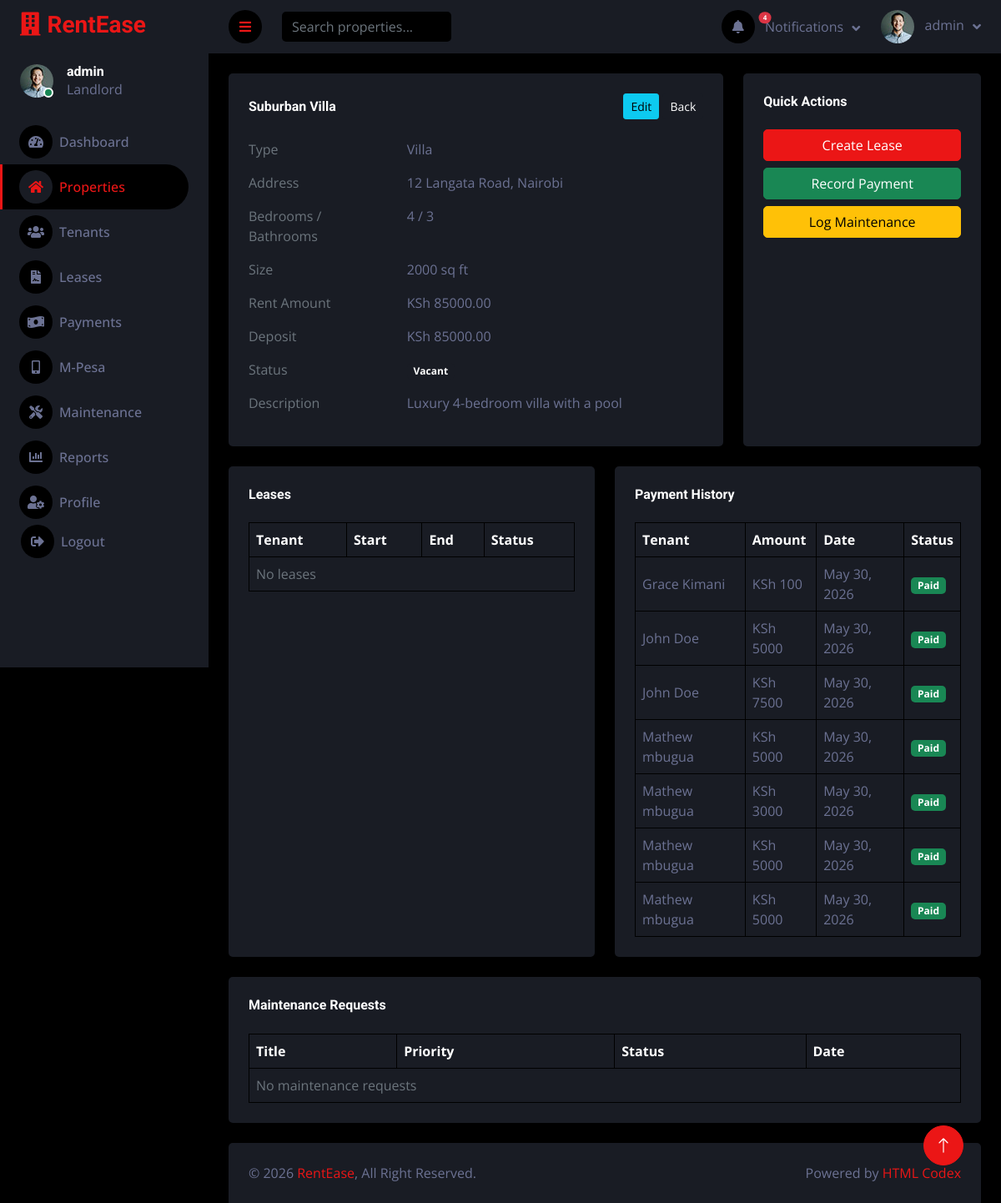
The page /properties/4/ (signed in) on the database its author committed.
### core/models.py (models this page shows, shortened)
class Property(models.Model):
    PROPERTY_TYPES = [
        ('Apartment', 'Apartment'),
        ('House', 'House'),
        ('Studio', 'Studio'),
        ('Villa', 'Villa'),
        ('Commercial', 'Commercial'),
        ('Other', 'Other'),
    ]
    STATUS_CHOICES = [
        ('occupied', 'Occupied'),
        ('vacant', 'Vacant'),
        ('under_maintenance', 'Under Maintenance'),
    ]
    name = models.CharField(max_length=200)
    property_type = models.CharField(max_length=50, choices=PROPERTY_TYPES, default='Apartment')
    address = models.TextField()
    bedrooms = models.IntegerField(default=1)
    bathrooms = models.IntegerField(default=1)
    size_sqft = models.IntegerField(default=0)
    rent_amount = models.DecimalField(max_digits=12, decimal_places=2, validators=[MinValueValidator(0)])
    deposit = models.DecimalField(max_digits=12, decimal_places=2, validators=[MinValueValidator(0)], default=0)
    status = models.CharField(max_length=50, choices=STATUS_CHOICES, default='vacant')
    description = models.TextField(blank=True)
    created_at = models.DateTimeField(auto_now_add=True)
    updated_at = models.DateTimeField(auto_now=True)
    class Meta:
        ordering = ['-created_at']
        verbose_name_plural = 'Properties'

class Payment(models.Model):
    PAYMENT_METHODS = [
        ('M-Pesa', 'M-Pesa'),
        ('Bank Transfer', 'Bank Transfer'),
        ('Cash', 'Cash'),
        ('Cheque', 'Cheque'),
        ('Other', 'Other'),
    ]
    PAYMENT_TYPES = [
        ('rent', 'Rent'),
        ('deposit', 'Deposit'),
        ('late_fee', 'Late Fee'),
        ('other', 'Other'),
    ]
    STATUS_CHOICES = [
        ('paid', 'Paid'),
        ('partial', 'Partial'),
        ('overdue', 'Overdue'),
        ('pending', 'Pending'),
    ]
    tenant = models.ForeignKey(Tenant, on_delete=models.CASCADE, related_name='payments')
    property = models.ForeignKey(Property, on_delete=models.CASCADE, related_name='payments')
    lease = models.ForeignKey(Lease, on_delete=models.CASCADE, related_name='payments', null=True, blank=True)
    amount = models.DecimalField(max_digits=12, decimal_places=2, validators=[MinValueValidator(0)])
    payment_date = models.DateField()
    due_date = models.DateField()
    method = models.CharField(max_length=50, choices=PAYMENT_METHODS, default='M-Pesa')
    reference = models.CharField(max_length=200, blank=True)
    payment_type = models.CharField(max_length=50, choices=PAYMENT_TYPES, default='rent')
    status = models.CharField(max_length=50, choices=STATUS_CHOICES, default='pending')
    notes = models.TextField(blank=True)
    created_at = models.DateTimeField(auto_now_add=True)
    class Meta:
        ordering = ['-payment_date']

class Tenant(models.Model):
    STATUS_CHOICES = [
        ('active', 'Active'),
        ('inactive', 'Inactive'),
    ]
    name = models.CharField(max_length=200)
    email = models.EmailField(unique=True)
    phone = models.CharField(max_length=50)
    id_number = models.CharField(max_length=100, blank=True)
    emergency_contact = models.CharField(max_length=50, blank=True)
    emergency_name = models.CharField(max_length=200, blank=True)
    address = models.TextField(blank=True)
    occupation = models.CharField(max_length=200, blank=True)
    notes = models.TextField(blank=True)
    status = models.CharField(max_length=50, choices=STATUS_CHOICES, default='active')
    created_at = models.DateTimeField(auto_now_add=True)
    updated_at = models.DateTimeField(auto_now=True)
    class Meta:
        ordering = ['-created_at']

### core/views.py (the view)
# urls.py: path('properties/<int:pk>/', views.property_view, name='property_view'),
@login_required
def property_view(request, pk):
    property = get_object_or_404(Property, pk=pk)
    leases = property.leases.all()
    maintenance_requests = property.maintenance_requests.all()
    payments = property.payments.all()
    return render(request, 'core/properties/view.html', {
        'property': property,
        'leases': leases,
        'maintenance_requests': maintenance_requests,
        'payments': payments,
    })

### core/templates/core/properties/view.html (shortened to what this page needs)
{% extends 'core/base.html' %}
{% block content %}
<div class="container-fluid pt-4 px-4">
    <div class="row g-4">
        <div class="col-sm-12 col-xl-8">
            <div class="bg-secondary rounded h-100 p-4">
                <div class="d-flex align-items-center justify-content-between mb-4">
                    <h6 class="mb-0">{{ property.name }}</h6>
                    <div>
                        <a href="{% url 'property_edit' property.pk %}" class="btn btn-info btn-sm">Edit</a>
                        <a href="{% url 'property_list' %}" class="btn btn-secondary btn-sm">Back</a>
                    </div>
                </div>
                <div class="row mb-3">
                    <div class="col-md-4 text-muted">Type</div>
                    <div class="col-md-8">{{ property.property_type }}</div>
                </div>
                <div class="row mb-3">
                    <div class="col-md-4 text-muted">Address</div>
                    <div class="col-md-8">{{ property.address }}</div>
                </div>
                <div class="row mb-3">
                    <div class="col-md-4 text-muted">Bedrooms / Bathrooms</div>
                    <div class="col-md-8">{{ property.bedrooms }} / {{ property.bathrooms }}</div>
                </div>
                <div class="row mb-3">
                    <div class="col-md-4 text-muted">Size</div>
                    <div class="col-md-8">{{ property.size_sqft }} sq ft</div>
                </div>
                <div class="row mb-3">
                    <div class="col-md-4 text-muted">Rent Amount</div>
                    <div class="col-md-8">KSh {{ property.rent_amount|floatformat:2 }}</div>
                </div>
                <div class="row mb-3">
                    <div class="col-md-4 text-muted">Deposit</div>
                    <div class="col-md-8">KSh {{ property.deposit|floatformat:2 }}</div>
                </div>
                <div class="row mb-3">
                    <div class="col-md-4 text-muted">Status</div>
                    <div class="col-md-8"><span class="badge bg-{% if property.status == 'occupied' %}success{% elif property.status == 'vacant' %}secondary{% else %}warning{% endif %}">{{ property.get_status_display }}</span></div>
                </div>
                {% if property.description %}
                <div class="row mb-3">
                    <div class="col-md-4 text-muted">Description</div>
                    <div class="col-md-8">{{ property.description }}</div>
                </div>
                {% endif %}
            </div>
        </div>
        <div class="col-sm-12 col-xl-4">
            <div class="bg-secondary rounded h-100 p-4">
                <h6 class="mb-4">Quick Actions</h6>
                <div class="d-grid gap-2">
                    <a href="{% url 'lease_add' %}?property={{ property.pk }}" class="btn btn-primary">Create Lease</a>
                    <a href="{% url 'payment_add' %}?property={{ property.pk }}" class="btn btn-success">Record Payment</a>
                    <a href="{% url 'maintenance_add' %}?property={{ property.pk }}" class="btn btn-warning">Log Maintenance</a>
                </div>
            </div>
        </div>
    </div>
</div>
<div class="container-fluid pt-4 px-4">
    <div class="row g-4">
        <div class="col-sm-12 col-xl-6">
            <div class="bg-secondary rounded h-100 p-4">
                <h6 class="mb-4">Leases</h6>
                <div class="table-responsive">
                    <table class="table text-start align-middle table-bordered table-hover mb-0">
                        <thead><tr class="text-white"><th>Tenant</th><th>Start</th><th>End</th><th>Status</th></tr></thead>
                        <tbody>
                            {% for l in leases %}
                            <tr>
                                <td>{{ l.tenant.name }}</td>
                                <td>{{ l.start_date }}</td>
                                <td>{{ l.end_date }}</td>
                                <td><span class="badge bg-{% if l.status == 'active' %}success{% else %}secondary{% endif %}">{{ l.get_status_display }}</span></td>
                            </tr>
                            {% empty %}<tr><td colspan="4" class="text-muted">No leases</td></tr>
                            {% endfor %}
                        </tbody>
                    </table>
                </div>
            </div>
        </div>
        <div class="col-sm-12 col-xl-6">
            <div class="bg-secondary rounded h-100 p-4">
                <h6 class="mb-4">Payment History</h6>
                <div class="table-responsive">
                    <table class="table text-start align-middle table-bordered table-hover mb-0">
                        <thead><tr class="text-white"><th>Tenant</th><th>Amount</th><th>Date</th><th>Status</th></tr></thead>
                        <tbody>
                            {% for p in payments %}
                            <tr>
                                <td>{{ p.tenant.name }}</td>
                                <td>KSh {{ p.amount|floatformat:0 }}</td>
                                <td>{{ p.payment_date }}</td>
                                <td><span class="badge bg-{% if p.status == 'paid' %}success{% elif p.status == 'overdue' %}danger{% else %}warning{% endif %}">{{ p.get_status_display }}</span></td>
                            </tr>
                            {% empty %}<tr><td colspan="4" class="text-muted">No payments</td></tr>
                            {% endfor %}
                        </tbody>
                    </table>
                </div>
            </div>
        </div>
    </div>
</div>
<div class="container-fluid pt-4 px-4">
    <div class="bg-secondary rounded h-100 p-4">
        <h6 class="mb-4">Maintenance Requests</h6>
        <div class="table-responsive">
            <table class="table text-start align-middle table-bordered table-hover mb-0">
                <thead><tr class="text-white"><th>Title</th><th>Priority</th><th>Status</th><th>Date</th></tr></thead>
                <tbody>
                    {% for m in maintenance_requests %}
                    <tr>
                        <td>{{ m.title }}</td>
                        <td><span class="badge bg-{% if m.priority == 'high' or m.priority == 'urgent' %}danger{% elif m.priority == 'medium' %}warning{% else %}info{% endif %}">{{ m.get_priority_display }}</span></td>
                        <td><span class="badge bg-{% if m.status == 'open' %}info{% elif m.status == 'in_progress' %}warning{% elif m.status == 'resolved' %}success{% else %}secondary{% endif %}">{{ m.get_status_display }}</span></td>
                        <td>{{ m.created_at|date:"M j, Y" }}</td>
                    </tr>
                    {% empty %}<tr><td colspan="4" class="text-muted">No maintenance requests</td></tr>
                    {% endfor %}
                </tbody>
            </table>
        </div>
    </div>
</div>
{% endblock %}

### core/templates/core/sidebar.html (shortened to what this page needs)
{% load static %}
<div class="sidebar pe-4 pb-3">
    <nav class="navbar bg-secondary navbar-dark">
        <a href="{% url 'dashboard' %}" class="navbar-brand mx-4 mb-3">
            <h3 class="text-primary"><i class="fa fa-building me-2"></i>RentEase</h3>
        </a>
        <div class="d-flex align-items-center ms-4 mb-4">
            <div class="position-relative">
                <img class="rounded-circle" src="{% static 'core/img/user.jpg' %}" alt="" style="width: 40px; height: 40px;">
                <div class="bg-success rounded-circle border border-2 border-white position-absolute end-0 bottom-0 p-1"></div>
            </div>
            <div class="ms-3">
                <h6 class="mb-0">{{ user.get_full_name|default:user.username }}</h6>
                <span>Landlord</span>
            </div>
        </div>
        <div class="navbar-nav w-100">
            <a href="{% url 'dashboard' %}" class="nav-item nav-link {% if request.resolver_match.url_name == 'dashboard' %}active{% endif %}">
                <i class="fa fa-tachometer-alt me-2"></i>Dashboard
            </a>
            <a href="{% url 'property_list' %}" class="nav-item nav-link {% if 'property' in request.resolver_match.url_name %}active{% endif %}">
                <i class="fa fa-home me-2"></i>Properties
            </a>
            <a href="{% url 'tenant_list' %}" class="nav-item nav-link {% if 'tenant' in request.resolver_match.url_name %}active{% endif %}">
                <i class="fa fa-users me-2"></i>Tenants
            </a>
            <a href="{% url 'lease_list' %}" class="nav-item nav-link {% if 'lease' in request.resolver_match.url_name %}active{% endif %}">
                <i class="fa fa-file-contract me-2"></i>Leases
            </a>
            <a href="{% url 'payment_list' %}" class="nav-item nav-link {% if 'payment' in request.resolver_match.url_name %}active{% endif %}">
                <i class="fa fa-money-bill-wave me-2"></i>Payments
            </a>
            <a href="{% url 'mpesa_list' %}" class="nav-item nav-link {% if 'mpesa' in request.resolver_match.url_name %}active{% endif %}">
                <i class="fa fa-mobile-alt me-2"></i>M-Pesa
            </a>
            <a href="{% url 'maintenance_list' %}" class="nav-item nav-link {% if 'maintenance' in request.resolver_match.url_name %}active{% endif %}">
                <i class="fa fa-tools me-2"></i>Maintenance
            </a>
            <a href="{% url 'reports' %}" class="nav-item nav-link {% if request.resolver_match.url_name == 'reports' %}active{% endif %}">
                <i class="fa fa-chart-bar me-2"></i>Reports
            </a>
            <a href="{% url 'profile' %}" class="nav-item nav-link {% if request.resolver_match.url_name == 'profile' %}active{% endif %}">
                <i class="fa fa-user-cog me-2"></i>Profile
            </a>
            <form action="{% url 'logout' %}" method="post" class="d-inline">
                <button type="submit" class="nav-item nav-link btn btn-link text-start border-0 w-100" style="padding: 0 25px;">
                    <i class="fa fa-sign-out-alt me-2"></i>Logout
                </button>
            </form>
        </div>
    </nav>
</div>

### core/templates/core/navbar.html (shortened to what this page needs)
{% load static %}
<nav class="navbar navbar-expand bg-secondary navbar-dark sticky-top px-4 py-0">
    <a href="#" class="sidebar-toggler flex-shrink-0">
        <i class="fa fa-bars"></i>
    </a>
    <form class="d-none d-md-flex ms-4" method="GET" action="{% url 'property_list' %}">
        <input class="form-control bg-dark border-0" type="search" name="q" placeholder="Search properties...">
    </form>
    <div class="navbar-nav align-items-center ms-auto">
        <div class="nav-item dropdown">
            <a href="#" class="nav-link dropdown-toggle" data-bs-toggle="dropdown">
                <span class="position-relative">
                    <i class="fa fa-bell me-lg-2"></i>
                    {% if notif_total > 0 %}
                    <span class="position-absolute top-0 start-100 translate-middle badge rounded-pill bg-danger" style="font-size: 8px;">{{ notif_total }}</span>
                    {% endif %}
                </span>
                <span class="d-none d-lg-inline-flex">Notifications</span>
            </a>
        </div>
        <div class="nav-item dropdown">
            <a href="#" class="nav-link dropdown-toggle" data-bs-toggle="dropdown">
                <img class="rounded-circle me-lg-2" src="{% static 'core/img/user.jpg' %}" alt="" style="width: 40px; height: 40px;">
                <span class="d-none d-lg-inline-flex">{{ user.get_full_name|default:user.username }}</span>
            </a>
        </div>
    </div>
</nav>

### rows shown on the page
Property: name "Suburban Villa", property_type "Villa", address "12 Langata Road, Nairobi", bedrooms "4", bathrooms "3", size_sqft "2000", rent_amount "85000.00", deposit "85000.00", status "Vacant", description "Luxury 4-bedroom villa with a pool"
Payment: tenant.name "Grace Kimani", amount "100", payment_date "May 30, 2026", status "Paid"
Payment: tenant.name "John Doe", amount "5000", payment_date "May 30, 2026", status "Paid"
Payment: tenant.name "John Doe", amount "7500", payment_date "May 30, 2026", status "Paid"
Payment: tenant.name "Mathew mbugua", amount "5000", payment_date "May 30, 2026", status "Paid"
Payment: tenant.name "Mathew mbugua", amount "3000", payment_date "May 30, 2026", status "Paid"
Payment: tenant.name "Mathew mbugua", amount "5000", payment_date "May 30, 2026", status "Paid"
Payment: tenant.name "Mathew mbugua", amount "5000", payment_date "May 30, 2026", status "Paid"

### other values the page prints
{{ user.get_full_name|default:user.username }} "admin"
{{ notif_total }} "4"
